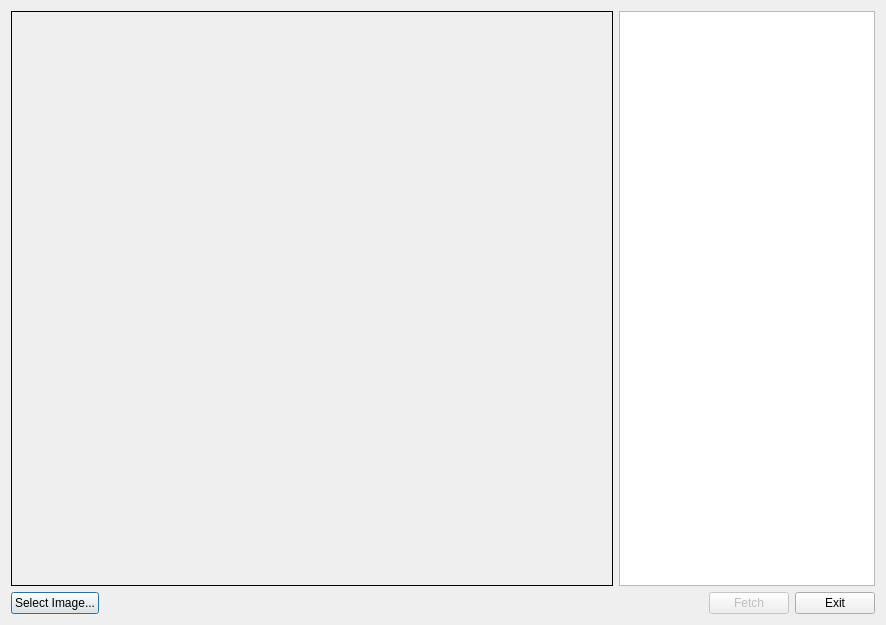
<?xml version="1.0" encoding="UTF-8"?>
<ui version="4.0">
 <class>demoClass</class>
 <widget class="QDialog" name="demoClass">
  <property name="geometry">
   <rect>
    <x>0</x>
    <y>0</y>
    <width>886</width>
    <height>625</height>
   </rect>
  </property>
  <property name="sizePolicy">
   <sizepolicy hsizetype="Preferred" vsizetype="Preferred">
    <horstretch>0</horstretch>
    <verstretch>0</verstretch>
   </sizepolicy>
  </property>
  <property name="windowTitle">
   <string>demo</string>
  </property>
  <layout class="QGridLayout" name="gridLayout" rowstretch="0,0" columnstretch="0" rowminimumheight="0,0" columnminimumwidth="0">
   <property name="sizeConstraint">
    <enum>QLayout::SetMaximumSize</enum>
   </property>
   <item row="0" column="0">
    <layout class="QHBoxLayout" name="hlayout_display" stretch="2,1">
     <item>
      <widget class="QLabel" name="img_label">
       <property name="sizePolicy">
        <sizepolicy hsizetype="Preferred" vsizetype="Preferred">
         <horstretch>0</horstretch>
         <verstretch>0</verstretch>
        </sizepolicy>
       </property>
       <property name="frameShape">
        <enum>QFrame::Box</enum>
       </property>
       <property name="frameShadow">
        <enum>QFrame::Plain</enum>
       </property>
       <property name="text">
        <string/>
       </property>
      </widget>
     </item>
     <item>
      <widget class="QPlainTextEdit" name="plainTextEdit">
       <property name="sizePolicy">
        <sizepolicy hsizetype="Fixed" vsizetype="Expanding">
         <horstretch>0</horstretch>
         <verstretch>0</verstretch>
        </sizepolicy>
       </property>
      </widget>
     </item>
    </layout>
   </item>
   <item row="1" column="0">
    <layout class="QHBoxLayout" name="hlayout_button" stretch="0,0,0,0">
     <item>
      <widget class="QPushButton" name="selectImg_pushButton">
       <property name="text">
        <string>Select Image...</string>
       </property>
      </widget>
     </item>
     <item>
      <spacer name="horizontalSpacer">
       <property name="orientation">
        <enum>Qt::Horizontal</enum>
       </property>
       <property name="sizeHint" stdset="0">
        <size>
         <width>40</width>
         <height>20</height>
        </size>
       </property>
      </spacer>
     </item>
     <item>
      <widget class="QPushButton" name="fetch_pushButton">
       <property name="enabled">
        <bool>false</bool>
       </property>
       <property name="text">
        <string>Fetch</string>
       </property>
      </widget>
     </item>
     <item>
      <widget class="QPushButton" name="exit_pushButton">
       <property name="text">
        <string>Exit</string>
       </property>
      </widget>
     </item>
    </layout>
   </item>
  </layout>
 </widget>
 <layoutdefault spacing="6" margin="11"/>
 <tabstops>
  <tabstop>selectImg_pushButton</tabstop>
  <tabstop>fetch_pushButton</tabstop>
  <tabstop>plainTextEdit</tabstop>
  <tabstop>exit_pushButton</tabstop>
 </tabstops>
 <resources>
  <include location="demo.qrc"/>
 </resources>
 <connections>
  <connection>
   <sender>exit_pushButton</sender>
   <signal>clicked()</signal>
   <receiver>demoClass</receiver>
   <slot>close()</slot>
   <hints>
    <hint type="sourcelabel">
     <x>537</x>
     <y>422</y>
    </hint>
    <hint type="destinationlabel">
     <x>273</x>
     <y>404</y>
    </hint>
   </hints>
  </connection>
 </connections>
</ui>
